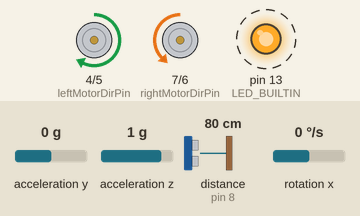
The program below on a simulated Arduino Pro Mini, built with avr-gcc and run on an emulated ATmega328P. On the bench: direction and speed pins drawn as motors (green arrow = direction pin HIGH = forward, orange = LOW = backward, longer = more drive), output pins drawn as LEDs (lit = HIGH). Dashed ring = blinking. The inputs (shaded band) are chosen by the test bench; at power-on: acceleration y 0 g, distance to the obstacle (sensor on pin 8) 80 cm, rotation x 0 °/s, acceleration z 1 g. The echo pulse lasts 58.3 µs per cm.

Above: at 1.2 s.
1.3 s: acceleration y set to 0.8 g
4.3 s: distance to the obstacle (sensor on pin 8) set to 18 cm
At 5.61 s:
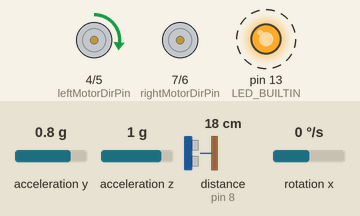
7.3 s: rotation x set to -192 °/s
At 7.71 s:
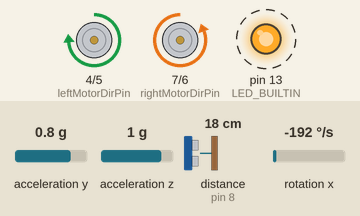
10.3 s: distance to the obstacle (sensor on pin 8) set to 120 cm
13.3 s: rotation x set to 0 °/s
At 15.3 s:
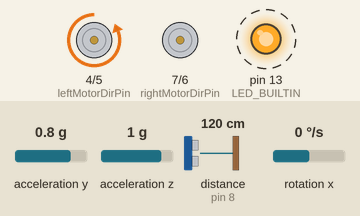
16.3 s: acceleration y set to -0.8 g
At 17.7 s:
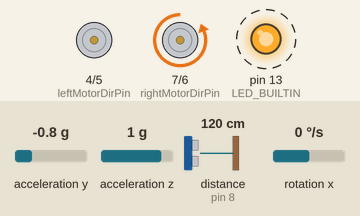
Timing chart, 0 to 19.3 s (numbered marks = the images above; inputs shaded):
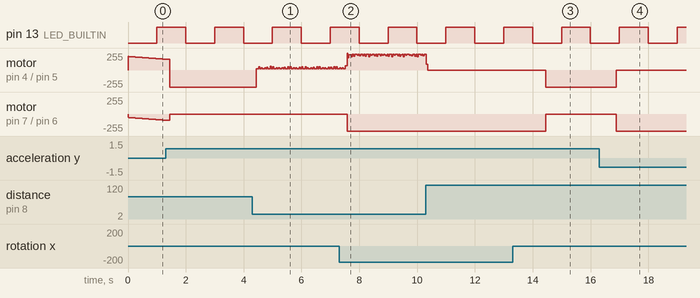

Measured:
- after the input at 4.3 s, motor on pin 7 (rightMotorDirPin) / pin 6 (rightMotorPWMPin): stays stopped (without the input it goes to forward 43/255 after 3.0 s)
- after the input at 7.3 s, motor on pin 7 (rightMotorDirPin) / pin 6 (rightMotorPWMPin): stopped → backward 255/255 after 0.28 s
- after the input at 13.3 s, motor on pin 4 (leftMotorDirPin) / pin 5 (leftMotorPWMPin): stopped → backward 255/255 after 1.1 s; motor on pin 7 (rightMotorDirPin) / pin 6 (rightMotorPWMPin): backward 255/255 → stopped after 1.1 s
- after the input at 16.3 s, motor on pin 4 (leftMotorDirPin) / pin 5 (leftMotorPWMPin): backward 255/255 → stopped after 0.60 s; motor on pin 7 (rightMotorDirPin) / pin 6 (rightMotorPWMPin): stopped → backward 255/255 after 0.60 s

The program:

main.cpp
```cpp
#include <Arduino.h>

#include <I2Cdev.h>
#include <MPU6050.h>
#include <NewPing.h>
#include <Wire.h>
#include <math.h>

// define motor pins
#define leftMotorPWMPin 5
#define leftMotorDirPin 4
#define rightMotorPWMPin 6
#define rightMotorDirPin 7

// define ultrasonic sensor pins
#define TRIGGER_PIN 9
#define ECHO_PIN 8
#define MAX_DISTANCE 75

// define PID values
#define Kp 40 * 1.3
#define Ki 20 * 1.6
#define Kd 0.05 * 1.1
#define sampleTime 0.005
#define targetAngle 1

// initialize sensors
MPU6050 mpu;
NewPing sonar(TRIGGER_PIN, ECHO_PIN, MAX_DISTANCE);

int16_t accY, accZ, gyroX;
volatile int motorPower, gyroRate;
volatile float accAngle, gyroAngle, currentAngle, prevAngle = 0, error, prevError = 0, errorSum = 0;
volatile byte count = 0;
int distanceCm;

void init_PID();

void setMotors(int leftMotorSpeed, int rightMotorSpeed);

void setup() {

  pinMode(leftMotorPWMPin, OUTPUT);
  pinMode(leftMotorDirPin, OUTPUT);
  pinMode(rightMotorPWMPin, OUTPUT);
  pinMode(rightMotorDirPin, OUTPUT);

  pinMode(LED_BUILTIN, OUTPUT);

  mpu.initialize();
  mpu.setYAccelOffset(2521);
  mpu.setZAccelOffset(1545);
  mpu.setXGyroOffset(171);

  init_PID();
}

void loop() {

  accY = mpu.getAccelerationY();
  accZ = mpu.getAccelerationZ();
  gyroX = mpu.getRotationX();

  motorPower = constrain(motorPower, -255, 255);
  setMotors(motorPower, motorPower);

  // measure distance every 100 milliseconds
  if ((count % 20) == 0) {
    distanceCm = sonar.ping_cm();
  }

  if ((distanceCm < 20) && (distanceCm != 0)) {
    setMotors(-motorPower, motorPower);
  }
}

void init_PID() {

  // initialize Timer1
  cli();      // disable global interrupts
  TCCR1A = 0; // set entire TCCR1A register to 0
  TCCR1B = 0; // same for TCCR1B

  // set compare match register to set sample time 5ms
  OCR1A = 9999;

  // turn on CTC mode
  TCCR1B |= (1 << WGM12);

  // Set CS11 bit for prescaling by 8
  TCCR1B |= (1 << CS11);

  // enable timer compare interrupt
  TIMSK1 |= (1 << OCIE1A);
  sei(); // enable global interrupts
}

void setMotors(int leftMotorSpeed, int rightMotorSpeed) {

  rightMotorSpeed = -rightMotorSpeed; // make speed negative since motor connections are inverted

  if (leftMotorSpeed >= 0) {
    analogWrite(leftMotorPWMPin, leftMotorSpeed);
    digitalWrite(leftMotorDirPin, LOW);
  } else {
    analogWrite(leftMotorPWMPin, 255 + leftMotorSpeed);
    digitalWrite(leftMotorDirPin, HIGH);
  }

  if (rightMotorSpeed >= 0) {
    analogWrite(rightMotorPWMPin, rightMotorSpeed);
    digitalWrite(rightMotorDirPin, LOW);
  } else {
    analogWrite(rightMotorPWMPin, 255 + rightMotorSpeed);
    digitalWrite(rightMotorDirPin, HIGH);
  }
}

// ISR will be called every 5 milliseconds
ISR(TIMER1_COMPA_vect) {

  // calculate the angle of inclination
  accAngle = atan2(accY, accZ) * RAD_TO_DEG;
  gyroRate = map(gyroX, -32768, 32767, -250, 250);
  gyroAngle = (float)gyroRate * sampleTime;
  currentAngle = 0.9934 * (prevAngle + gyroAngle) + 0.0066 * (accAngle);

  error = currentAngle - targetAngle;
  errorSum = errorSum + error;
  errorSum = constrain(errorSum, -300, 300);

  // calculate output from P, I and D values
  motorPower = Kp * (error) + Ki * (errorSum)*sampleTime - Kd * (currentAngle - prevAngle) / sampleTime;

  prevAngle = currentAngle;

  // toggle the builtin LED every second
  count++;
  if (count == 200) {
    count = 0;
    digitalWrite(LED_BUILTIN, !digitalRead(LED_BUILTIN));
  }
}
```
